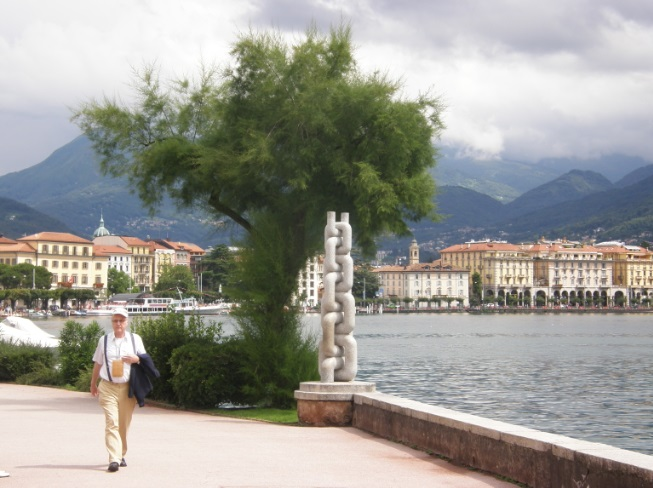
#> input picture linear-alg-labs/SVD/chain_small.jpg, 653 x 488 px, found by its file name
$ jupyter execute --allow-errors 'L3 SVD & PCA.ipynb'   (shell and % lines are left out)
#> lines starting #> are read from the running program, lines starting #| are printed output that depends on the picture
# Лабораторная работа 3

## Сингулярное разложение и его приложения

Напомним, что сингулярным разложением (SVD, Singular value decomposition) матрицы $A$ размера $m\times n$ называется представление

$$A = U\Sigma V^T,$$

где $U$ --- ортогональная матрица размера $m\times m$, $V$ --- ортогональная матрица размера $n\times n$, $\Sigma = \mathrm{diag}(\sigma_1,\sigma_2,\sigma_3,\ldots)$ --- диагональная матрица размера $m\times n$, в которой $\sigma_1\geqslant\sigma_2\geqslant\ldots\geqslant0$.

На самом деле, требование, чтобы матрицы $U$ и $V$ были квадратными, избыточно. *Усечённым сингулярным разложением* мы будем называть разложение

$$A = U\Sigma V^T,$$

где $U$ --- ортогональная матрица размера $m\times k$, $V^T$ --- ортогональная матрица размера $k\times n$, $\Sigma$ --- диагональная матрица размера $k\times k$, причём $k = \min(m,n)$. Далее мы будем работать исключительно с усечённым разложением.

### Сжатие данных с помощью SVD = построение низкорангового приближения

Введём *норму Фробениуса* матрицы как

$$||A||_{frob} = \sqrt{\mathrm{tr}{A^TA}} = \sqrt{\sum\limits_{i,j}a^2_{i,j}}$$

Иными словами, это обычное евклидово расстояние на пространстве, которое получается, если все матрицы вытянуть в длинные векторы.

Зададимся вопросом: как найти матрицу $A_{r}$ ранга $r$, наименее отличающуюся от $A$ по норме Фробениуса (то есть для которой норма разности $||A - A_{r}||_{frob}$ минимальна). Оказывается, это можно сделать с помощью сингулярного разложения:

**Теорема.** Пусть $\Sigma_{r}$ - это матрица, полученная из $\Sigma$ заменой диагональных элементов $\sigma_{i}$ ($i > r$) нулями, тогда $A_{r} = U\Sigma_{r}V^T$.

Это можно переписать и в более экономичном виде. Если

$$A = \underbrace{
\begin{pmatrix}
u_{11} & \ldots & u_{1k}\\
\vdots & & \vdots\\
u_{m1} & \ldots & u_{mk}
\end{pmatrix}}_{=U}\cdot\underbrace{{
\begin{pmatrix}
\sigma_{1} & &\\
 & \sigma_{2} & \\
 & & \ddots
\end{pmatrix}}
}_{=\Sigma}\cdot \underbrace{
\begin{pmatrix}
v_{11} & \ldots & v_{n1}\\
\vdots & & \vdots\\
v_{1k} & \ldots & v_{nk}
\end{pmatrix}}_{=V^T}$$

то

$$A_{r} = \underbrace{
\begin{pmatrix}
u_{11} & \ldots & u_{1r}\\
\vdots & & \vdots\\
u_{m1} & \ldots & u_{mr}
\end{pmatrix}}_{=U_r}\cdot\underbrace{{
\begin{pmatrix}
\sigma_{1} & &\\
 & \ddots & \\
 & & \sigma_{r}
\end{pmatrix}}
}_{=\Sigma_r}\cdot \underbrace{
\begin{pmatrix}
v_{11} & \ldots & v_{n1}\\
\vdots & & \vdots\\
v_{1r} & \ldots & v_{nr}
\end{pmatrix}}_{=V^T_r}$$

При этом

$$||A - A_{r}||_{frob} = \sqrt{\sum\limits_{i\geqslant r+1} \sigma_{i}^2}$$

Если сингулярные значения матрицы падают достаточно быстро (а в реальных задачах часто бывает именно так), то норма разности будет малой при сравнительно небольшом значении $r$.

На хранение исходной матрицы нам требовалось $m\times n$ памяти. Теперь же, если мы будем хранить отдельно $U_r$, $V_r$ и диагональные элементы $\Sigma_r$, затраты памяти составят $mr + nr + r = r(m + n + 1)$.

**Разложение на компоненты ранга 1**

Обозначим через $u_1,\ldots, u_k$ столбцы матрицы $U$, а через $v_1, \ldots, v_k$ столбцы матрицы $V$. Тогда имеет место равенство

$$A = u_1\sigma_{1}v_1^T + u_2\sigma_{2}v_2^T + u_3\sigma_{3}v_3^T + \ldots$$

Матрицу $u_k\sigma_{k}v_k^T = \sigma_{k}u_kv_k^T$ мы будем называть $k$-й компонентой ранга 1 матрицы $A$. Отметим, что слагаемые в этой сумме ортогональны относительно скалярного произведения $(X, Y) = \mathrm{tr}(X^TY)$ (порождающего норму Фробениуса).

Как нетрудно заметить,

$$A_{r} = \sigma_{1}u_1v_1^T + \sigma_{2}u_2v_2^T + \ldots + \sigma_{r}u_rv_r^T$$

**Технические детали (SVD в Питоне)**

Есть несколько способов сделать в Питоне сингулярное разложение; мы пока предлагаем вам использовать

`import scipy.linalg.as sla`

`U, S, Vt = sla.svd(X, full_matrices=False)`

Обращаем ваше внимание на то, что `U, S, Vt` - это соответственно матрицы $U$, $\Sigma$ и $V^T$ (не забывайте про это $^T$). Параметр `full_matrices` отвечает за то, будет ли сингулярное разложение полным или усечённым.

### Задание 1. Сжатие данных с помощью SVD (2,5 балла)

Загрузите выложенную на странице курса фотографию.

[cell 1]
import numpy as np
from skimage.io import imread

img = imread(r'chain_small.JPG')
#> img is the input picture: shape (488, 653, 3); mean R, G, B 154.9, 154.4, 147.8
img = img.mean(axis=2) # это матрица из интенсивностей серого цвета; её уже можно подвергать SVD
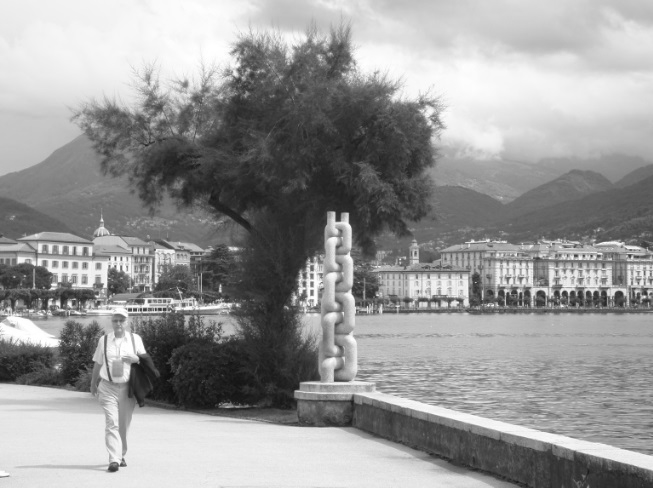
#> img: shape (488, 653) float64; min 15, max 255, mean 152.4

Нарисуйте картинку:

[cell 2]
import matplotlib.pyplot as plt
plt.figure(figsize=(7, 7))
imgplot = plt.imshow(img, cmap='gray')

Постройте сингулярное разложение этой матрицы.

[cell 3]
from numpy.linalg import svd

U, S, VT = svd(img, full_matrices=False)
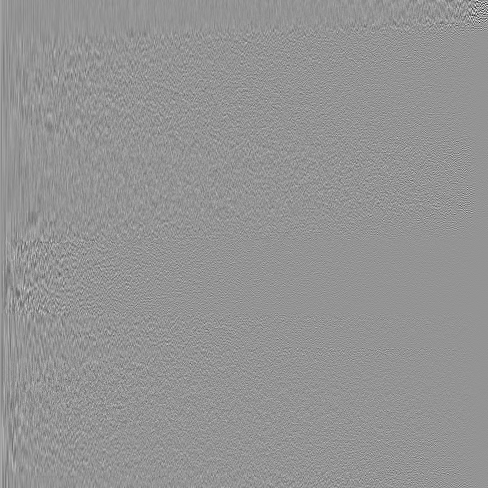
#> U: shape (488, 488) float64; min -0.58, max 0.419, mean 8.37e-05; drawn with min black and max white
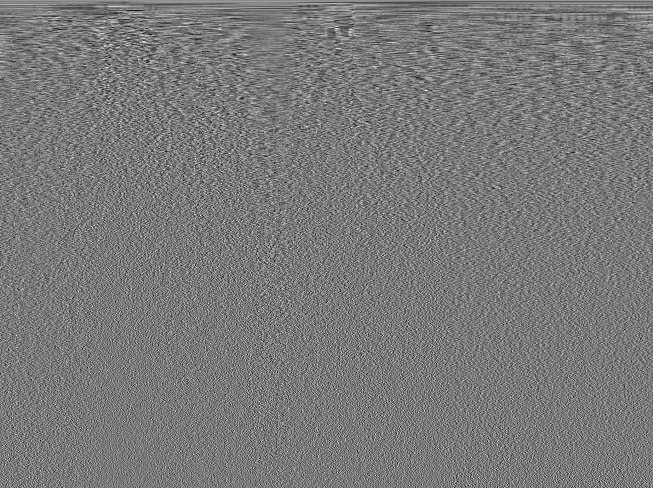
#> VT: shape (488, 653) float64; min -0.196, max 0.214, mean 8.81e-05; drawn with min black and max white
#> S = 488 values, max 89798.6 at index 0, min 2.82 at index 487, mean 568
size_S = len(S)
#> size_S = 488
new_S = np.zeros((size_S, size_S), dtype=float)
new_S[np.diag_indices(size_S)] = S

print(U.shape)
#| (488, 488)
print(new_S.shape)
#| (488, 488)
print(VT.shape)
#| (488, 653)
A = np.dot(np.dot(U, new_S), VT)
print(A.shape)
#| (488, 653)

Нарисуйте график диагональных элементов матрицы $\Sigma$:

[cell 4]
sigma = S
#> sigma has the same summary as S
plt.figure(figsize=(7, 5))
plt.plot(sigma)
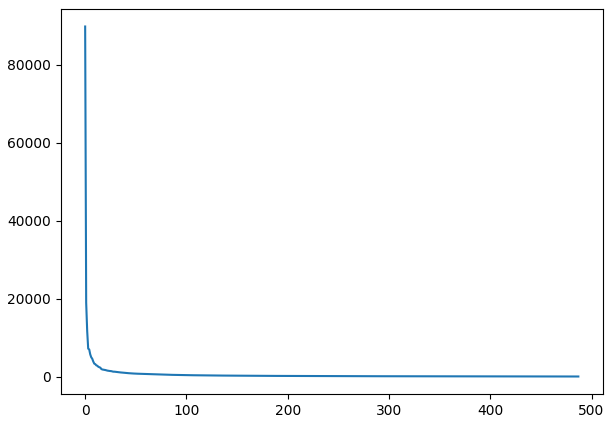
#> figure drawn by matplotlib, 1 panel; curve peaks at x = 0, y = 89798.6

Кажется, что они убывают достаточно быстро и есть надежда, что первые несколько компонент дадут картинку, близкую к исходной.

Визуализуйте первую компоненту ранга 1. Ожидали ли вы увидеть именно это? Почему?

*Ответ: Ожидали, так как мы умышленно уменьшили качество детализации, которая определяется матрицей $\Sigma$.*

[cell 5]
# Функция для рассчета компонент
def component(U, VT, new_S, k_1, k_2):
#> called with k_1 = 1, k_2 = 2
    E = np.zeros((new_S.shape), dtype=float)
    np.fill_diagonal(E[k_1 - 1:k_2, k_1 - 1:k_2], 1)
    Sk = np.dot(new_S, E)
    matrix = np.dot(np.dot(U,Sk), VT)
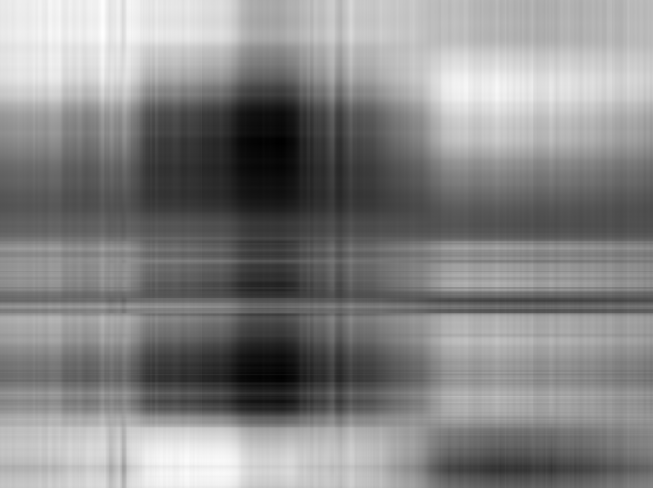
#> matrix: shape (488, 653) float64; min 18.36, max 273.6, mean 152.4; drawn with min black and max white
    return matrix

[cell 6]
# Компонента первого ранга
plt.figure(figsize=(7, 7))
imgplot = plt.imshow(component(U, VT, new_S, 1, 2), cmap='gray')

Визуализуйте суммы компонент ранга 1 с первой по двадцатую, с первой по пятидесятую, с двадцатой по сотую, с двадцатой по последнюю. Сделайте выводы.

*Выводы: В связи с отношения порядка $\geqslant$ на главное диагонали матрицы $\Sigma$, те ее элементы $\sigma$, которые идут сначала (соответственно, они наибольшие), являются некоторой "базой" для картинки, т. е. они прорисовывают весь основной движ. Те же $\sigma$, что идут ближе к концу лишь дополняют "базу". Однако, без "базы" мы просто видим краевой контраст и общее тиснение. Это видно даже по графику, что первые компоненты в наибольшей степени влияют на прорисовку (качество) картинки, так как последние крайне малы.*

**Важно:** пожалуйста, сделайте это с помощью только матричных операций, без циклов, функций `map` и `reduce`, а также специальных функций, находящих суммы компонент.

[cell 7]
# С 1 по 20
plt.figure(figsize=(7, 7))
imgplot = plt.imshow(component(U, VT, new_S, 1, 20), cmap='gray')

[cell 8]
# С 1 по 50
plt.figure(figsize=(7, 7))
imgplot = plt.imshow(component(U, VT, new_S, 1, 50), cmap='gray')
#> call 3 of component, with k_1 = 1, k_2 = 50
#> in component (call 3), `matrix = np.dot(np.dot(U,Sk), VT)`:
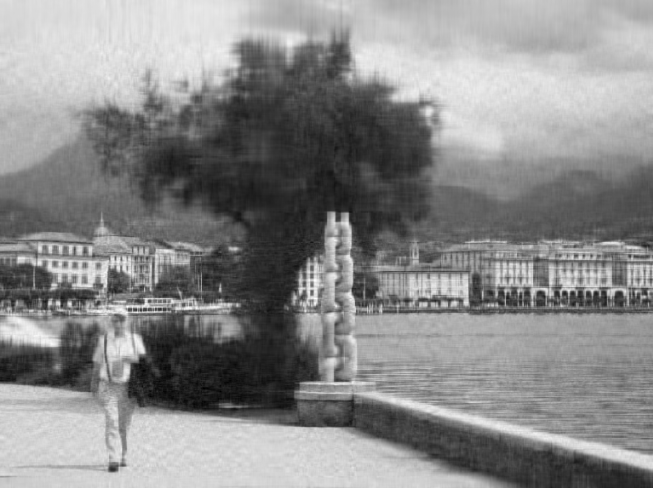
#> matrix: shape (488, 653) float64; min 3.37, max 279.1, mean 152.4; drawn with min black and max white

[cell 9]
# С 20 по 100
plt.figure(figsize=(7, 7))
imgplot = plt.imshow(component(U, VT, new_S, 20, 100), cmap='gray')
#> call 4 of component, with k_1 = 20, k_2 = 100
#> in component (call 4), `Sk = np.dot(new_S, E)`:
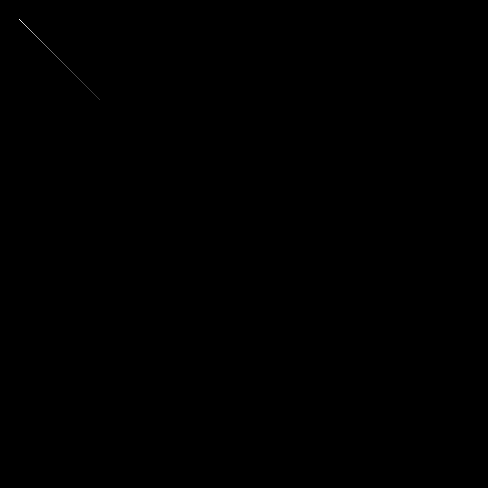
#> Sk: shape (488, 488) float64; min 0, max 1734.3, mean 0.3; drawn with min black and max white
#> in component (call 4), `matrix = np.dot(np.dot(U,Sk), VT)`:
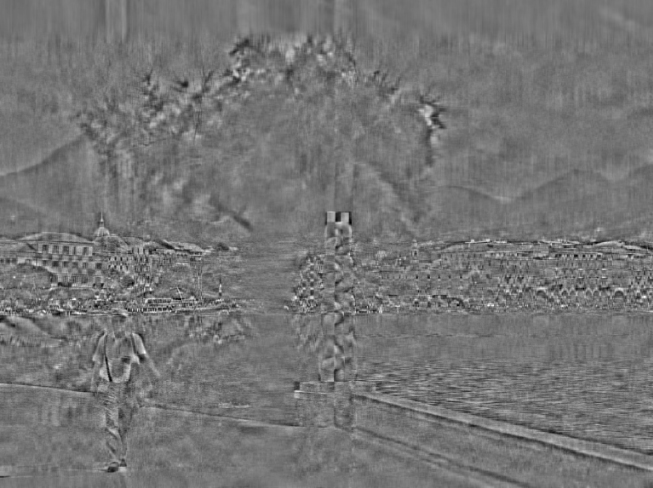
#> matrix: shape (488, 653) float64; min -97.13, max 114.3, mean 0; drawn with min black and max white

[cell 10]
# С 20 по 488
plt.figure(figsize=(7, 7))
imgplot = plt.imshow(component(U, VT, new_S, 20, len(S)), cmap='gray')

Как вам кажется, сколько первых главных компонент нужно взять для достаточно хорошего восстановления исходного изображения? Во сколько раз меньше памяти потребуется для их хранения?

Ответ: По графику видно, что значения $\sigma$ убывают наиболее быстро до отметки в 20-30 (примерно). Тогда, если мы возьмем такую компоненту, мы получим картинку с различимыми объектами. Если же поднимем отметку до 50, то прорисуем основные детали, тем самым уберем мыльность изображение и получим вполне качественную картинку.
Таким образом, если мы возьмем $r = 50$ и будем хранить отдельно матрицы $U_r, V^T_r, \Sigma_r$ размеров соответственно $m\times r, r\times r, r\times n$, то по теореме затраты памяти составят $r(n + m + 1) = 50(653 + 488 + 1)$, а если храним целую матрицу, то мы берем как бы $r = m = 488 \Longrightarrow  r(n + m + 1) = 488(653 + 488 + 1)$. Получим тогда

$$k = \frac{m \times n}{r \times (n + m + 1)} = \frac{488 \times 653}{50 \times(488 + 653 + 1)} = \frac{488}{50} = 5.58 \approx 5.6$$

Таким образом, мы сохраним затраты памяти в $k = 10$ раз, но при этом качество упадет несильно (можно взять $r = 70$, например, тогда вообще будет кошерно. \
P.S.В данном контексте затраты памяти $\neq$ объему памяти, так как для расчета последнего нам нужна глубина цвета.

### Задание 2. Геометрия SVD. Визуализация данных с помощью SVD (2,5 балла)

**Геометрический смысл SVD**

Допустим, что у нас есть выборка $x_1,\ldots,x_m\in\mathbb{R}^n$. Запишем её в матрицу объекты-признаки

$$X = \begin{pmatrix}
x_{11} & \ldots & x_{1n}\\
\vdots & & \vdots\\
x_{m1} & \ldots & x_{mn}
\end{pmatrix}$$

(строки - объекты, столбцы - признаки) и сделаем SVD-разложение: $X = U\Sigma V^T$. Его можно интерпретировать следующим образом:

$$X = U\Sigma\cdot V^T,$$

где $U\Sigma$ - это матрица объекты-признаки для тех же объектов, но в новых признаках, полученных из исходных с помощью линейного преобразования $V^T$ (напоминаем, что умножение на матрицу справа соответствует преобразованию столбцов). Попробуем понять, чем замечательны эти признаки.

Рассмотрим матрицу $X^TX = V\Sigma^2V^T$. Легко видеть, что это матрица Грама системы столбцов матрицы $X$; иными словами, в ней записаны скалярные произведения векторов различных признаков. Из лекций вы знаете, что $\sigma_1^2$, квадрат первого сингулярного числа, это наибольшее собственное значение матрицы $X^TX$, а $v_1$, первый столбец матрицы $V$, -- это соответствующий собственный вектор. Можно показать, что

$$\sigma_1 = \mathrm{max}_{w}\frac{|Xw|}{|w|} = \mathrm{max}_{|w| = 1}\left(|Xw|\right),$$

Попробуем осознать физический смысл этой штуки. Напомним, что строки матрицы $X$ -- это координаты объектов $x_1,\ldots,x_m$ в пространстве признаков. Произведение $Xw$ - это вектор из значений на тех же самых объектах некоторого нового признака, являющегося линейной комбинацией исходных с коэффициентами $w_1,\ldots,w_n$:

$$Xw = w_1\begin{pmatrix} x_{11}\\ \ldots \\ x_{m1}
\end{pmatrix} + w_2\begin{pmatrix} x_{12}\\ \ldots \\ x_{m2}
\end{pmatrix} + \ldots + w_n\begin{pmatrix} x_{1n}\\ \ldots \\ x_{mn}
\end{pmatrix}$$

Соответственно, $|Xw|^2$ - это квадрат длины вектора, составленного из значений нового признака.

Таким образом, первому сингулярному значению $\sigma_1$ отвечает такой признак, у которого сумма квадратов значений максимальна, то есть признак, принимающий, условно говоря, самые большие значения.

Резюмируя, мы можем сказать, что сингулярное разложение делает следующее:
- находит новый признак (новое направление) вдоль которого "дисперсия"$^1$ максимальна;
- в ортогональной ему плоскости находит признак, вдоль которого "дисперсия" максимальна;
- и так далее.

В задании 3.3 вы в этом убедитесь на конкретном примере.

---
$^1$ настоящая выборочная дисперсия с точностью до числового множителя была бы равна $|Xw - \overline{Xw}|^2$, где $\overline{Xw} = \frac1m\sum_{i=1}^m(Xw)_i$ - среднее значения признака.

**Визуализация данных с помощью SVD**

Выше мы обсудили, что первые из "новых признаков" - это признаки, значения которых, скажем так, наиболее разнообразны. Зачастую (хотя и не всегда) именно они несут в себе наиболее важные черты датасета. И если взять две-три первых, то датасет можно нарисовать и посмотреть на него -- и, возможно, обнаружить какую-то структуру.

**Задание 2.1.** С помощью функции `dsklearn.datasets.load_digits()` загрузите датасет рукописных цифр [MNIST](http://yann.lecun.com/exdb/mnist/). В нём есть несколько атрибутов; вам сейчас будут нужны `digits.data` (`np.array`, строки которого - это вытянутые в одну строку значения пикселей) и `digits.target` (в них записаны соответствующие цифры).

[cell 11]
from sklearn import datasets

digits = datasets.load_digits()
#print(digits.target[0])
plt.imshow(digits.data[0].reshape((8,8)))
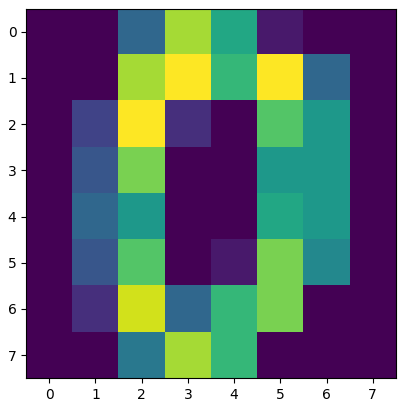
#> figure drawn by matplotlib, 1 panel

Примените к матрице `digits.data` сингулярное разложение.

Первые два столбца матрицы $U\Sigma$ - это проекция датасета на некоторую плоскость (объекты - это строки!). Нарисуйте на плоскости эти точки, покрасив различные цифры (0,1,2,...) в разные цвета (если вы любите красивые визуализации, разберитесь, как вместо точек рисовать маленькие цифры!). Получается ли какая-то структура?

[cell 12]
U, S, VT = svd(digits.data, full_matrices=False)
size_S = len(S)
new_S = np.zeros((size_S, size_S), dtype=float)
new_S[np.diag_indices(size_S)] = S
US = np.dot(U, new_S)

first = US[:, 0]
second = US[:, 1]

fig, ax = plt.subplots()
fig.set_figwidth(15)
fig.set_figheight(15)
ax.set_facecolor('black')

plt.scatter(first, second, 14, digits.target, cmap = "hsv", alpha = 0.8)
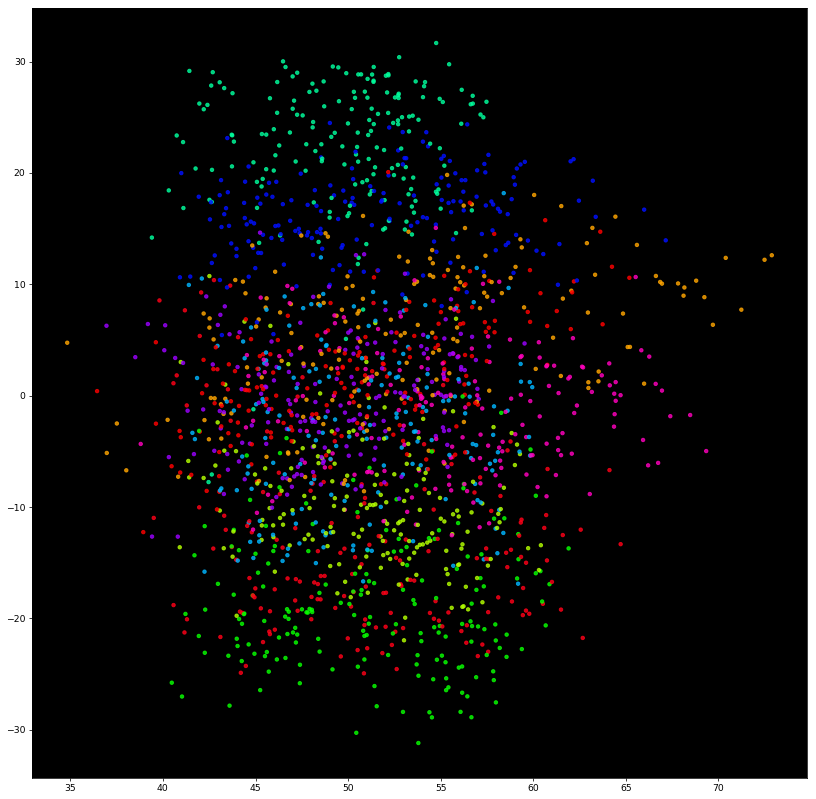
#> figure drawn by matplotlib, 1 panel

Если вы всё сделали правильно, то никакой структуры не должно было получиться:)

А всё потому, что мы не сделали одной важной вещи (почему она важна - мы с вами увидим в конце третьего задания). Теперь вычтите из каждого признака (т.е. из каждого столбца) его среднее значение, снова сделайте SVD и нарисуйте разноцветные точки.

[cell 13]
# Вычисляем среднее и вычитаем его из столбцов
average = np.zeros(digits.data.shape[1])
t = 0
for j in range(digits.data.shape[1]):
    for i in range(digits.data.shape[0]):
        average[t] += digits.data[i][j]
    average[t] /= digits.data.shape[0]
    for i in range(digits.data.shape[0]):
        digits.data[i][j] -= average[t]
    t += 1
#> (the rest of the program and of its run is left out)
